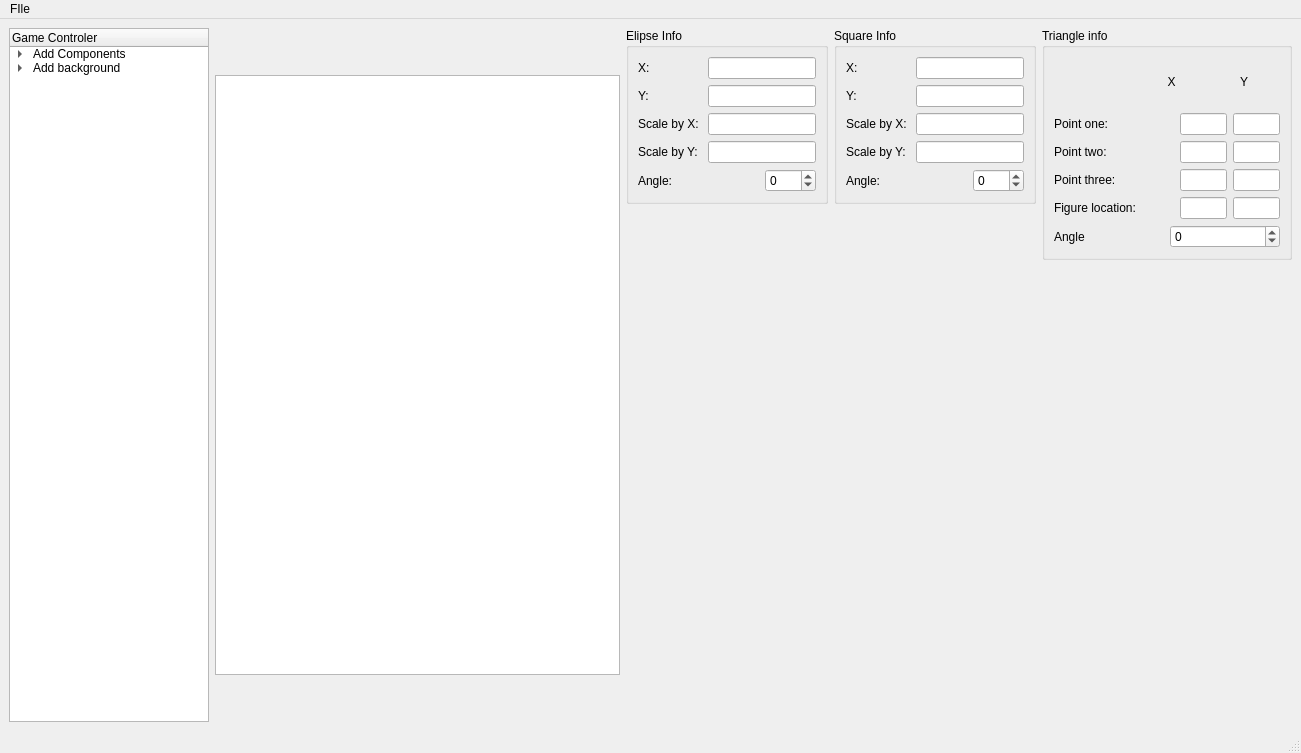
<?xml version="1.0" encoding="UTF-8"?>
<ui version="4.0">
 <class>MainWindow</class>
 <widget class="QMainWindow" name="MainWindow">
  <property name="geometry">
   <rect>
    <x>0</x>
    <y>0</y>
    <width>1301</width>
    <height>753</height>
   </rect>
  </property>
  <property name="windowTitle">
   <string>MainWindow</string>
  </property>
  <widget class="QWidget" name="centralwidget">
   <layout class="QHBoxLayout" name="horizontalLayout_17">
    <item>
     <widget class="QTreeWidget" name="treeWidget">
      <property name="sizePolicy">
       <sizepolicy hsizetype="Fixed" vsizetype="Expanding">
        <horstretch>0</horstretch>
        <verstretch>0</verstretch>
       </sizepolicy>
      </property>
      <property name="maximumSize">
       <size>
        <width>200</width>
        <height>16777215</height>
       </size>
      </property>
      <column>
       <property name="text">
        <string>Game Controler</string>
       </property>
      </column>
      <item>
       <property name="text">
        <string>Add Components</string>
       </property>
       <item>
        <property name="text">
         <string>Elipse</string>
        </property>
       </item>
       <item>
        <property name="text">
         <string>Square</string>
        </property>
       </item>
       <item>
        <property name="text">
         <string>Triangle</string>
        </property>
       </item>
      </item>
      <item>
       <property name="text">
        <string>Add background</string>
       </property>
       <item>
        <property name="text">
         <string>Choose from default</string>
        </property>
       </item>
       <item>
        <property name="text">
         <string>Choose your background</string>
        </property>
       </item>
      </item>
     </widget>
    </item>
    <item>
     <widget class="QGraphicsView" name="mainScene">
      <property name="maximumSize">
       <size>
        <width>800</width>
        <height>600</height>
       </size>
      </property>
     </widget>
    </item>
    <item>
     <layout class="QVBoxLayout" name="verticalLayout_5">
      <item>
       <widget class="QGroupBox" name="groupBoxElipse">
        <property name="sizePolicy">
         <sizepolicy hsizetype="Fixed" vsizetype="Fixed">
          <horstretch>0</horstretch>
          <verstretch>0</verstretch>
         </sizepolicy>
        </property>
        <property name="maximumSize">
         <size>
          <width>250</width>
          <height>210</height>
         </size>
        </property>
        <property name="title">
         <string>Elipse Info</string>
        </property>
        <layout class="QVBoxLayout" name="verticalLayout_6">
         <item>
          <layout class="QHBoxLayout" name="horizontalLayout_12">
           <item>
            <widget class="QLabel" name="label_13">
             <property name="minimumSize">
              <size>
               <width>50</width>
               <height>0</height>
              </size>
             </property>
             <property name="text">
              <string>X: </string>
             </property>
            </widget>
           </item>
           <item>
            <widget class="QLineEdit" name="elipseX">
             <property name="sizePolicy">
              <sizepolicy hsizetype="Fixed" vsizetype="Fixed">
               <horstretch>0</horstretch>
               <verstretch>0</verstretch>
              </sizepolicy>
             </property>
            </widget>
           </item>
          </layout>
         </item>
         <item>
          <layout class="QHBoxLayout" name="horizontalLayout_13">
           <item>
            <widget class="QLabel" name="label_14">
             <property name="minimumSize">
              <size>
               <width>50</width>
               <height>0</height>
              </size>
             </property>
             <property name="text">
              <string>Y: </string>
             </property>
            </widget>
           </item>
           <item>
            <widget class="QLineEdit" name="elipseY">
             <property name="sizePolicy">
              <sizepolicy hsizetype="Fixed" vsizetype="Fixed">
               <horstretch>0</horstretch>
               <verstretch>0</verstretch>
              </sizepolicy>
             </property>
            </widget>
           </item>
          </layout>
         </item>
         <item>
          <layout class="QHBoxLayout" name="horizontalLayout_14">
           <item>
            <widget class="QLabel" name="label_15">
             <property name="minimumSize">
              <size>
               <width>50</width>
               <height>0</height>
              </size>
             </property>
             <property name="text">
              <string>Scale by X: </string>
             </property>
            </widget>
           </item>
           <item>
            <widget class="QLineEdit" name="elipseScaleX">
             <property name="sizePolicy">
              <sizepolicy hsizetype="Fixed" vsizetype="Fixed">
               <horstretch>0</horstretch>
               <verstretch>0</verstretch>
              </sizepolicy>
             </property>
            </widget>
           </item>
          </layout>
         </item>
         <item>
          <layout class="QHBoxLayout" name="horizontalLayout_15">
           <item>
            <widget class="QLabel" name="label_16">
             <property name="minimumSize">
              <size>
               <width>50</width>
               <height>0</height>
              </size>
             </property>
             <property name="text">
              <string>Scale by Y:</string>
             </property>
            </widget>
           </item>
           <item>
            <widget class="QLineEdit" name="elipseScaleY">
             <property name="sizePolicy">
              <sizepolicy hsizetype="Fixed" vsizetype="Fixed">
               <horstretch>0</horstretch>
               <verstretch>0</verstretch>
              </sizepolicy>
             </property>
            </widget>
           </item>
          </layout>
         </item>
         <item>
          <layout class="QHBoxLayout" name="horizontalLayout_16">
           <item>
            <widget class="QLabel" name="label_17">
             <property name="minimumSize">
              <size>
               <width>50</width>
               <height>0</height>
              </size>
             </property>
             <property name="text">
              <string>Angle: </string>
             </property>
            </widget>
           </item>
           <item>
            <widget class="QSpinBox" name="elipseAngle">
             <property name="sizePolicy">
              <sizepolicy hsizetype="Fixed" vsizetype="Fixed">
               <horstretch>0</horstretch>
               <verstretch>0</verstretch>
              </sizepolicy>
             </property>
             <property name="minimum">
              <number>-180</number>
             </property>
             <property name="maximum">
              <number>180</number>
             </property>
            </widget>
           </item>
          </layout>
         </item>
        </layout>
       </widget>
      </item>
      <item>
       <spacer name="verticalSpacer_3">
        <property name="orientation">
         <enum>Qt::Vertical</enum>
        </property>
        <property name="sizeHint" stdset="0">
         <size>
          <width>20</width>
          <height>378</height>
         </size>
        </property>
       </spacer>
      </item>
     </layout>
    </item>
    <item>
     <layout class="QVBoxLayout" name="verticalLayout_3">
      <item>
       <widget class="QGroupBox" name="groupBoxSquare">
        <property name="sizePolicy">
         <sizepolicy hsizetype="Fixed" vsizetype="Fixed">
          <horstretch>0</horstretch>
          <verstretch>0</verstretch>
         </sizepolicy>
        </property>
        <property name="maximumSize">
         <size>
          <width>250</width>
          <height>210</height>
         </size>
        </property>
        <property name="title">
         <string>Square Info</string>
        </property>
        <layout class="QVBoxLayout" name="verticalLayout_2">
         <item>
          <layout class="QHBoxLayout" name="horizontalLayout">
           <item>
            <widget class="QLabel" name="label">
             <property name="minimumSize">
              <size>
               <width>50</width>
               <height>0</height>
              </size>
             </property>
             <property name="text">
              <string>X: </string>
             </property>
            </widget>
           </item>
           <item>
            <widget class="QLineEdit" name="lineX">
             <property name="sizePolicy">
              <sizepolicy hsizetype="Fixed" vsizetype="Fixed">
               <horstretch>0</horstretch>
               <verstretch>0</verstretch>
              </sizepolicy>
             </property>
            </widget>
           </item>
          </layout>
         </item>
         <item>
          <layout class="QHBoxLayout" name="horizontalLayout_2">
           <item>
            <widget class="QLabel" name="label_2">
             <property name="minimumSize">
              <size>
               <width>50</width>
               <height>0</height>
              </size>
             </property>
             <property name="text">
              <string>Y: </string>
             </property>
            </widget>
           </item>
           <item>
            <widget class="QLineEdit" name="lineY">
             <property name="sizePolicy">
              <sizepolicy hsizetype="Fixed" vsizetype="Fixed">
               <horstretch>0</horstretch>
               <verstretch>0</verstretch>
              </sizepolicy>
             </property>
            </widget>
           </item>
          </layout>
         </item>
         <item>
          <layout class="QHBoxLayout" name="horizontalLayout_3">
           <item>
            <widget class="QLabel" name="label_3">
             <property name="minimumSize">
              <size>
               <width>50</width>
               <height>0</height>
              </size>
             </property>
             <property name="text">
              <string>Scale by X: </string>
             </property>
            </widget>
           </item>
           <item>
            <widget class="QLineEdit" name="lineScaleX">
             <property name="sizePolicy">
              <sizepolicy hsizetype="Fixed" vsizetype="Fixed">
               <horstretch>0</horstretch>
               <verstretch>0</verstretch>
              </sizepolicy>
             </property>
            </widget>
           </item>
          </layout>
         </item>
         <item>
          <layout class="QHBoxLayout" name="horizontalLayout_5">
           <item>
            <widget class="QLabel" name="label_6">
             <property name="minimumSize">
              <size>
               <width>50</width>
               <height>0</height>
              </size>
             </property>
             <property name="text">
              <string>Scale by Y:</string>
             </property>
            </widget>
           </item>
           <item>
            <widget class="QLineEdit" name="lineScaleY">
             <property name="sizePolicy">
              <sizepolicy hsizetype="Fixed" vsizetype="Fixed">
               <horstretch>0</horstretch>
               <verstretch>0</verstretch>
              </sizepolicy>
             </property>
            </widget>
           </item>
          </layout>
         </item>
         <item>
          <layout class="QHBoxLayout" name="horizontalLayout_4">
           <item>
            <widget class="QLabel" name="label_4">
             <property name="minimumSize">
              <size>
               <width>50</width>
               <height>0</height>
              </size>
             </property>
             <property name="text">
              <string>Angle: </string>
             </property>
            </widget>
           </item>
           <item>
            <widget class="QSpinBox" name="spinBoxAngle">
             <property name="sizePolicy">
              <sizepolicy hsizetype="Fixed" vsizetype="Fixed">
               <horstretch>0</horstretch>
               <verstretch>0</verstretch>
              </sizepolicy>
             </property>
             <property name="minimum">
              <number>-180</number>
             </property>
             <property name="maximum">
              <number>180</number>
             </property>
            </widget>
           </item>
          </layout>
         </item>
        </layout>
       </widget>
      </item>
      <item>
       <spacer name="verticalSpacer">
        <property name="orientation">
         <enum>Qt::Vertical</enum>
        </property>
        <property name="sizeHint" stdset="0">
         <size>
          <width>20</width>
          <height>378</height>
         </size>
        </property>
       </spacer>
      </item>
     </layout>
    </item>
    <item>
     <layout class="QVBoxLayout" name="verticalLayout_4">
      <item>
       <widget class="QGroupBox" name="groupBoxTriangle">
        <property name="sizePolicy">
         <sizepolicy hsizetype="Fixed" vsizetype="Fixed">
          <horstretch>0</horstretch>
          <verstretch>0</verstretch>
         </sizepolicy>
        </property>
        <property name="maximumSize">
         <size>
          <width>250</width>
          <height>250</height>
         </size>
        </property>
        <property name="title">
         <string>Triangle info</string>
        </property>
        <layout class="QVBoxLayout" name="verticalLayout">
         <item>
          <layout class="QHBoxLayout" name="horizontalLayout_9">
           <property name="spacing">
            <number>0</number>
           </property>
           <item>
            <spacer name="horizontalSpacer">
             <property name="orientation">
              <enum>Qt::Horizontal</enum>
             </property>
             <property name="sizeType">
              <enum>QSizePolicy::Fixed</enum>
             </property>
             <property name="sizeHint" stdset="0">
              <size>
               <width>81</width>
               <height>17</height>
              </size>
             </property>
            </spacer>
           </item>
           <item>
            <widget class="QLabel" name="label_9">
             <property name="minimumSize">
              <size>
               <width>70</width>
               <height>50</height>
              </size>
             </property>
             <property name="maximumSize">
              <size>
               <width>16777215</width>
               <height>50</height>
              </size>
             </property>
             <property name="text">
              <string>X</string>
             </property>
             <property name="alignment">
              <set>Qt::AlignCenter</set>
             </property>
            </widget>
           </item>
           <item>
            <widget class="QLabel" name="label_10">
             <property name="minimumSize">
              <size>
               <width>70</width>
               <height>50</height>
              </size>
             </property>
             <property name="maximumSize">
              <size>
               <width>16777215</width>
               <height>50</height>
              </size>
             </property>
             <property name="text">
              <string>Y</string>
             </property>
             <property name="alignment">
              <set>Qt::AlignCenter</set>
             </property>
            </widget>
           </item>
          </layout>
         </item>
         <item>
          <layout class="QHBoxLayout" name="horizontalLayout_8">
           <item>
            <widget class="QLabel" name="label_5">
             <property name="minimumSize">
              <size>
               <width>120</width>
               <height>0</height>
              </size>
             </property>
             <property name="text">
              <string>Point one:</string>
             </property>
            </widget>
           </item>
           <item>
            <widget class="QLineEdit" name="pOneLineX"/>
           </item>
           <item>
            <widget class="QLineEdit" name="pOneLineY"/>
           </item>
          </layout>
         </item>
         <item>
          <layout class="QHBoxLayout" name="horizontalLayout_7">
           <item>
            <widget class="QLabel" name="label_7">
             <property name="minimumSize">
              <size>
               <width>120</width>
               <height>0</height>
              </size>
             </property>
             <property name="text">
              <string>Point two: </string>
             </property>
            </widget>
           </item>
           <item>
            <widget class="QLineEdit" name="pTwoLineX"/>
           </item>
           <item>
            <widget class="QLineEdit" name="pTwoLineY"/>
           </item>
          </layout>
         </item>
         <item>
          <layout class="QHBoxLayout" name="horizontalLayout_6">
           <item>
            <widget class="QLabel" name="label_8">
             <property name="minimumSize">
              <size>
               <width>120</width>
               <height>0</height>
              </size>
             </property>
             <property name="text">
              <string>Point three: </string>
             </property>
            </widget>
           </item>
           <item>
            <widget class="QLineEdit" name="pThreeLineX"/>
           </item>
           <item>
            <widget class="QLineEdit" name="pThreeLineY"/>
           </item>
          </layout>
         </item>
         <item>
          <layout class="QHBoxLayout" name="horizontalLayout_10">
           <item>
            <widget class="QLabel" name="label_11">
             <property name="minimumSize">
              <size>
               <width>120</width>
               <height>0</height>
              </size>
             </property>
             <property name="text">
              <string>Figure location:</string>
             </property>
            </widget>
           </item>
           <item>
            <widget class="QLineEdit" name="figureX"/>
           </item>
           <item>
            <widget class="QLineEdit" name="figureY"/>
           </item>
          </layout>
         </item>
         <item>
          <layout class="QHBoxLayout" name="horizontalLayout_11">
           <item>
            <widget class="QLabel" name="label_12">
             <property name="text">
              <string>Angle</string>
             </property>
            </widget>
           </item>
           <item>
            <widget class="QSpinBox" name="spinBoxTriangle">
             <property name="minimum">
              <number>-180</number>
             </property>
             <property name="maximum">
              <number>180</number>
             </property>
            </widget>
           </item>
          </layout>
         </item>
        </layout>
       </widget>
      </item>
      <item>
       <spacer name="verticalSpacer_2">
        <property name="orientation">
         <enum>Qt::Vertical</enum>
        </property>
        <property name="sizeHint" stdset="0">
         <size>
          <width>20</width>
          <height>378</height>
         </size>
        </property>
       </spacer>
      </item>
     </layout>
    </item>
   </layout>
  </widget>
  <widget class="QMenuBar" name="menubar">
   <property name="geometry">
    <rect>
     <x>0</x>
     <y>0</y>
     <width>1301</width>
     <height>22</height>
    </rect>
   </property>
   <widget class="QMenu" name="menuFIle">
    <property name="title">
     <string>FIle</string>
    </property>
    <addaction name="actionSave"/>
    <addaction name="actionLoad"/>
   </widget>
   <addaction name="menuFIle"/>
  </widget>
  <widget class="QStatusBar" name="statusbar"/>
  <action name="actionSave">
   <property name="text">
    <string>Save</string>
   </property>
  </action>
  <action name="actionLoad">
   <property name="text">
    <string>Load</string>
   </property>
  </action>
 </widget>
 <tabstops>
  <tabstop>lineScaleX</tabstop>
  <tabstop>mainScene</tabstop>
  <tabstop>lineX</tabstop>
  <tabstop>lineY</tabstop>
  <tabstop>treeWidget</tabstop>
  <tabstop>spinBoxAngle</tabstop>
  <tabstop>lineScaleY</tabstop>
 </tabstops>
 <resources/>
 <connections/>
</ui>
